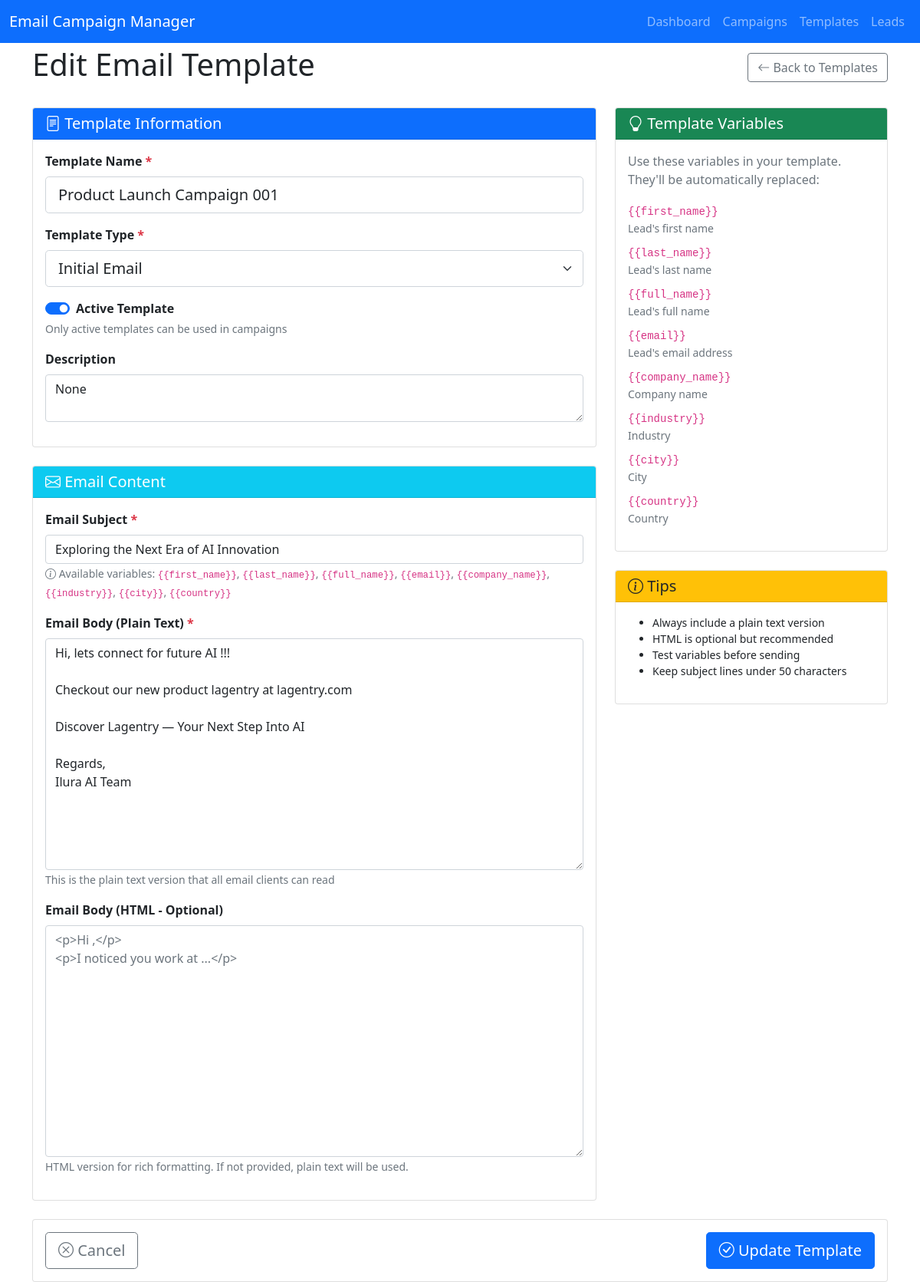
/templates/1/edit, run on the app's committed database.
### database/models/email_templates.py (models this page shows, shortened)
class EmailTemplate(BaseModel):
    __tablename__ = 'email_templates'
    name = Column(String(255), nullable=False, index=True)
    description = Column(Text, nullable=True)
    template_type = Column(String(50), nullable=False, default='initial')  # initial, follow_up, custom
    subject = Column(String(500), nullable=False)
    body_html = Column(Text, nullable=True)  # HTML version
    body_text = Column(Text, nullable=False)  # Plain text version
    available_variables = Column(JSON, nullable=True)
    is_active = Column(Boolean, default=True, index=True)
    is_default = Column(Boolean, default=False)
    usage_count = Column(Integer, default=0)
    last_used_at = Column(String(50), nullable=True)
    tags = Column(Text, nullable=True)
    meta_data = Column('metadata', JSON, nullable=True)  # Using 'metadata' as DB column name, 'meta_data' as Python attr
    campaigns = relationship('EmailCampaign', back_populates='template', foreign_keys='EmailCampaign.template_id')

### web_ui/app.py (the view, shortened to what this page needs)
@app.route('/templates/<int:template_id>/edit', methods=['GET', 'POST'])
def edit_template(template_id):
    session = get_session()
    try:
        template = session.query(EmailTemplate).filter(
            EmailTemplate.id == template_id,
            EmailTemplate.is_deleted == False
        ).first()
        if not template:
            flash('Template not found', 'danger')
            return redirect(url_for('templates'))
        return render_template('create_template.html', template=template, is_edit=True)
    finally:
        session.close()

### database/session.py (called while the page is built)
def get_session():
    return SessionLocal()

### web_ui/templates/create_template.html (shortened to what this page needs)
{% extends "base.html" %}
{% block content %}
<div class="d-flex justify-content-between align-items-center mb-4">
    <h1>{% if is_edit %}Edit{% else %}Create{% endif %} Email Template</h1>
    <a href="/templates" class="btn btn-outline-secondary">
        <i class="bi bi-arrow-left"></i> Back to Templates
    </a>
</div>
<form method="POST" action="{% if is_edit %}/templates/{{ template.id }}/edit{% else %}/templates/create{% endif %}" class="mt-4">
    <div class="row">
        <div class="col-md-8">
            <div class="card mb-4">
                <div class="card-header bg-primary text-white">
                    <h5 class="mb-0"><i class="bi bi-file-text"></i> Template Information</h5>
                </div>
                <div class="card-body">
                    <div class="mb-3">
                        <label for="name" class="form-label fw-bold">Template Name <span class="text-danger">*</span></label>
                        <input type="text" class="form-control form-control-lg" id="name" name="name"
                               value="{{ template.name if template else '' }}" required>
                    </div>
                    <div class="mb-3">
                        <label for="template_type" class="form-label fw-bold">Template Type <span class="text-danger">*</span></label>
                        <select class="form-select form-select-lg" id="template_type" name="template_type" required>
                            <option value="initial" {% if template and template.template_type == 'initial' %}selected{% endif %}>Initial Email</option>
                        </select>
                    </div>
                    {% if template %}
                    <div class="mb-3">
                        <div class="form-check form-switch">
                            <input class="form-check-input" type="checkbox" id="is_active" name="is_active"
                                   {% if template.is_active %}checked{% endif %}>
                            <label class="form-check-label fw-bold" for="is_active">
                                Active Template
                            </label>
                        </div>
                        <small class="form-text text-muted">Only active templates can be used in campaigns</small>
                    </div>
                    {% endif %}
                    <div class="mb-3">
                        <label for="description" class="form-label fw-bold">Description</label>
                        <textarea class="form-control" id="description" name="description" rows="2"
                                  placeholder="Brief description of this template">{{ template.description if template else '' }}</textarea>
                    </div>
                </div>
            </div>
            <div class="card mb-4">
                <div class="card-header bg-info text-white">
                    <h5 class="mb-0"><i class="bi bi-envelope"></i> Email Content</h5>
                </div>
                <div class="card-body">
                    <div class="mb-3">
                        <label for="subject" class="form-label fw-bold">Email Subject <span class="text-danger">*</span></label>
                        <input type="text" class="form-control" id="subject" name="subject" required
                               value="{{ template.subject if template else '' }}"
                               placeholder="e.g., Hi {{first_name}}, let's connect!">
                        <small class="form-text text-muted">
                            <i class="bi bi-info-circle"></i> Available variables:
                            <code>{{"{{"}}first_name{{"}}"}}</code>,
                            <code>{{"{{"}}last_name{{"}}"}}</code>,
                            <code>{{"{{"}}full_name{{"}}"}}</code>,
                            <code>{{"{{"}}email{{"}}"}}</code>,
                            <code>{{"{{"}}company_name{{"}}"}}</code>,
                            <code>{{"{{"}}industry{{"}}"}}</code>,
                            <code>{{"{{"}}city{{"}}"}}</code>,
                            <code>{{"{{"}}country{{"}}"}}</code>
                        </small>
                    </div>
                    <div class="mb-3">
                        <label for="body_text" class="form-label fw-bold">Email Body (Plain Text) <span class="text-danger">*</span></label>
                        <textarea class="form-control" id="body_text" name="body_text" rows="12" required
                                  placeholder="Hi {{first_name}},&#10;&#10;I noticed you work at {{company_name}}...">{{ template.body_text if template else '' }}</textarea>
                        <small class="form-text text-muted">This is the plain text version that all email clients can read</small>
                    </div>
                    <div class="mb-3">
                        <label for="body_html" class="form-label fw-bold">Email Body (HTML - Optional)</label>
                        <textarea class="form-control" id="body_html" name="body_html" rows="12"
                                  placeholder="<p>Hi {{first_name}},</p>&#10;<p>I noticed you work at {{company_name}}...</p>">{{ template.body_html if template else '' }}</textarea>
                        <small class="form-text text-muted">HTML version for rich formatting. If not provided, plain text will be used.</small>
                    </div>
                </div>
            </div>
        </div>
        <div class="col-md-4">
            <div class="card mb-4">
                <div class="card-header bg-success text-white">
                    <h5 class="mb-0"><i class="bi bi-lightbulb"></i> Template Variables</h5>
                </div>
                <div class="card-body">
                    <p class="text-muted">Use these variables in your template. They'll be automatically replaced:</p>
                    <ul class="list-unstyled">
                        <li class="mb-2">
                            <code>{{"{{"}}first_name{{"}}"}}</code>
                            <small class="text-muted d-block">Lead's first name</small>
                        </li>
                        <li class="mb-2">
                            <code>{{"{{"}}last_name{{"}}"}}</code>
                            <small class="text-muted d-block">Lead's last name</small>
                        </li>
                        <li class="mb-2">
                            <code>{{"{{"}}full_name{{"}}"}}</code>
                            <small class="text-muted d-block">Lead's full name</small>
                        </li>
                        <li class="mb-2">
                            <code>{{"{{"}}email{{"}}"}}</code>
                            <small class="text-muted d-block">Lead's email address</small>
                        </li>
                        <li class="mb-2">
                            <code>{{"{{"}}company_name{{"}}"}}</code>
                            <small class="text-muted d-block">Company name</small>
                        </li>
                        <li class="mb-2">
                            <code>{{"{{"}}industry{{"}}"}}</code>
                            <small class="text-muted d-block">Industry</small>
                        </li>
                        <li class="mb-2">
                            <code>{{"{{"}}city{{"}}"}}</code>
                            <small class="text-muted d-block">City</small>
                        </li>
                        <li class="mb-2">
                            <code>{{"{{"}}country{{"}}"}}</code>
                            <small class="text-muted d-block">Country</small>
                        </li>
                    </ul>
                </div>
            </div>
            <div class="card">
                <div class="card-header bg-warning text-dark">
                    <h5 class="mb-0"><i class="bi bi-info-circle"></i> Tips</h5>
                </div>
                <div class="card-body">
                    <ul class="small">
                        <li>Always include a plain text version</li>
                        <li>HTML is optional but recommended</li>
                        <li>Test variables before sending</li>
                        <li>Keep subject lines under 50 characters</li>
                    </ul>
                </div>
            </div>
        </div>
    </div>
    <div class="row">
        <div class="col-12">
            <div class="card">
                <div class="card-body">
                    <div class="d-flex justify-content-between">
                        <a href="/templates" class="btn btn-lg btn-outline-secondary">
                            <i class="bi bi-x-circle"></i> Cancel
                        </a>
                        <button type="submit" class="btn btn-lg btn-primary">
                            <i class="bi bi-check-circle"></i> {% if is_edit %}Update{% else %}Create{% endif %} Template
                        </button>
                    </div>
                </div>
            </div>
        </div>
    </div>
</form>
{% endblock %}

### web_ui/templates/base.html (style rules this page uses)
body { padding-top: 60px; }

### data on the page
EmailTemplate: name "Product Launch Campaign 001", template_type "Initial Email", is_active "☑", description "None", subject "Exploring the Next Era of AI Innovation", body_text "Hi, lets connect for future AI !!! Checkout our new product lagentry at lagentry.com Discover Lagentry — Your Next Step Into AI Regards, Ilura AI Team"

### other printed values
{{ "{{" }} "{{"
{{ "}}" }} "}}"
